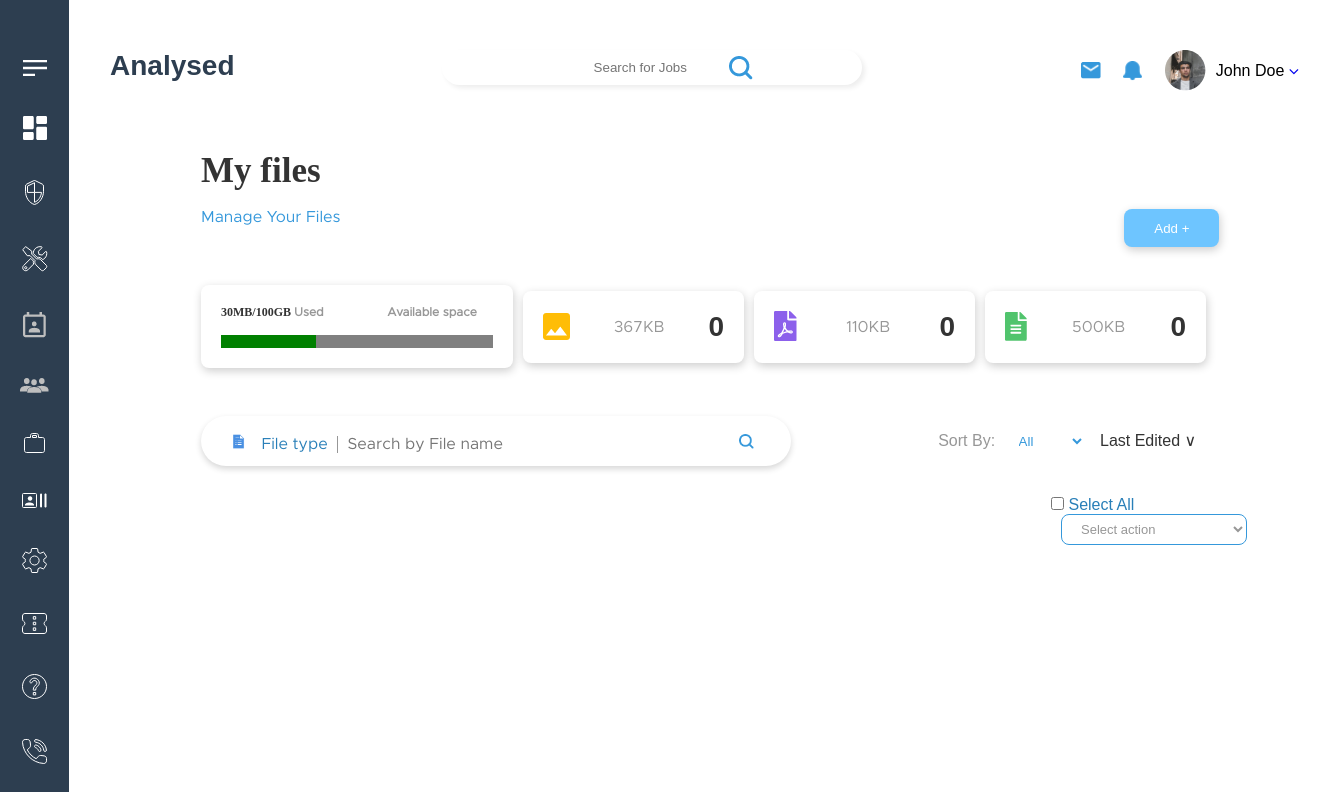
/my_files.php, run on an earlier commit of the app's database.
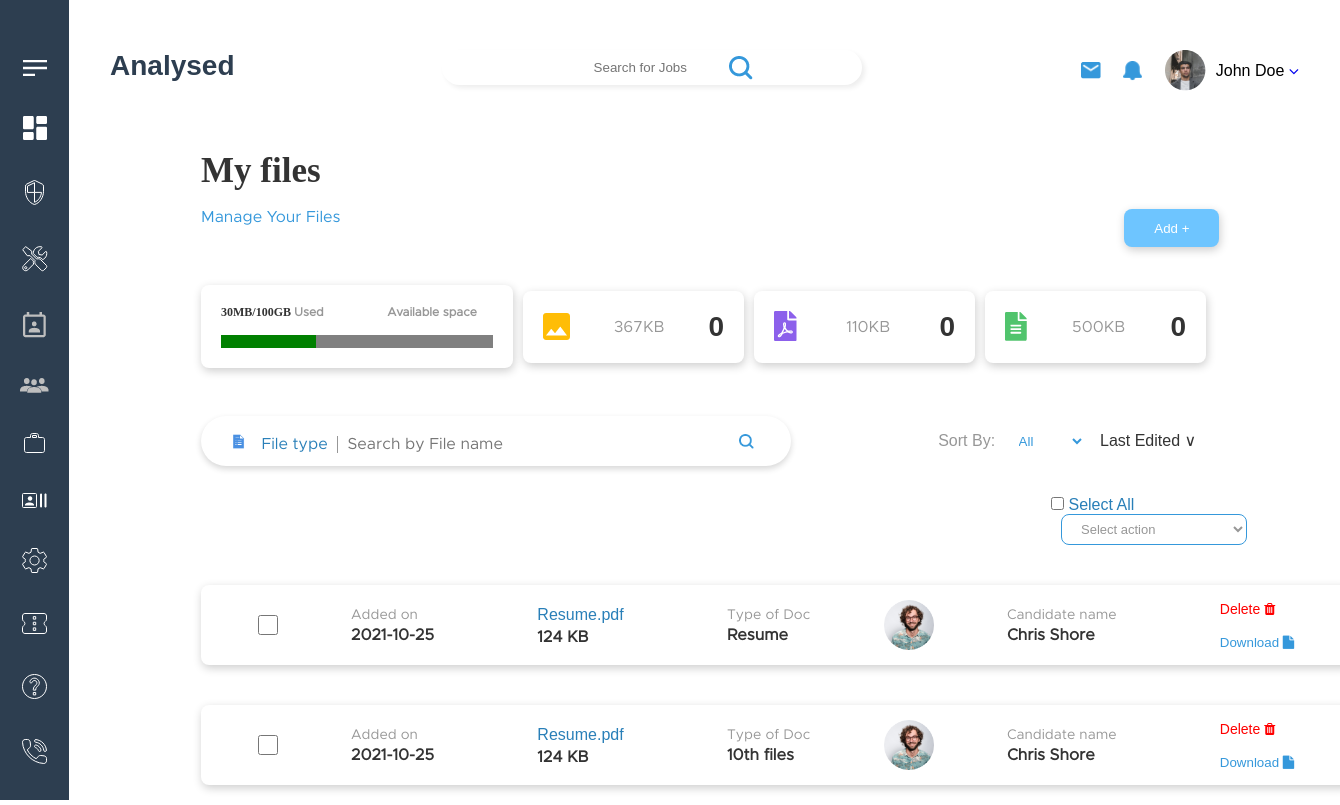
And on a later commit of the database.
### tables this page shows
CREATE TABLE `files` (
  `file_id` int(11) NOT NULL,
  `added_on` date NOT NULL,
  `file_type` varchar(50) NOT NULL,
  `visibility` varchar(50) NOT NULL,
  `validity` varchar(50) NOT NULL,
  `files` varchar(50) NOT NULL,
  `kb` int(11) NOT NULL,
  `firstname` varchar(50) NOT NULL,
  `image` varchar(50) NOT NULL
);

### my_files.php (the view, shortened to what the changed rows need)
<?php include('connection1.php'); ?>
<?php include('header1.php') ?>
<link rel="stylesheet" href="css/my_files.css">
<div class="main_body">
        <div class="heading_dash">
            <h1 class="head_txt">My files</h1><br>
        </div>
        <br>
        <form id="form1">
        <div class="result-container" id="result1">
        <?php
        $sql=mysqli_query($conn,"select * from files");
        $check=mysqli_num_rows($sql)>0;
        if($check){
            while($row=mysqli_fetch_assoc($sql)){
                ?>
        <div class="singleTasks_containerDiv">
            <div class="singletask_myTasks">
                <input type="checkbox" name="checkBoxItem" class="largerCheckbox">
                <span>
                    <p class="light_spanItem_singleTask_myTasks">Added on</p>
                    <p class="j1"><b><?php echo $row["added_on"]; ?></b></p>
                </span>
                <span style="margin-left:30px">
                    <p style="color:#297FB8;margin-bottom:5px;font-size:16px"><?php echo $row["files"]; ?></p>
                    <p class="j1"><b><?php echo $row["kb"] .' KB';?></b></p>
                </span>
                <span style="margin-left:30px">
                    <p class="light_spanItem_singleTask_myTasks">Type of Doc</p>
                    <p class="j1"><b><?php echo $row["file_type"];?></b></p>
                </span>
                <span>
                    <p><img src="img/Prof-1.png" height="50px" width="50px"></p>
                </span>
                <span style="margin-right:30px">
                    <p class="light_spanItem_singleTask_myTasks">Candidate name</p>
                    <p class="j1"><b><?php echo $row["firstname"]; ?></b></p>
                </span>
                <div class="button-div_myTasks">
                    <button style="font-size:14px;color:#EC4551"><a href='./include/delete_files.php?id=<?php echo $row["file_id"] ?>' onclick='checkdelete()' style="color:red;text-decoration:none">Delete <i class="fa fa-trash" aria-hidden="true"></i></a></button><br><br>
                    <button style="color:#3598DB"><a style="color:#3598DB;text-decoration:none" href="img/<?php echo $row["files"]; ?>" download>Download <i class="fa fa-file" aria-hidden="true"></i></a></button>
                </div>
            </div>
        </div>
    <?php } } ?>
</div>
</form>
</div>

What changed in the data, as far as the page shows it:
added files: added_on "2021-10-25", files "Resume.pdf", kb "124", file_type "Resume", firstname "Chris Shore"
added files: added_on "2021-10-25", files "Resume.pdf", kb "124", file_type "10th files", firstname "Chris Shore"
